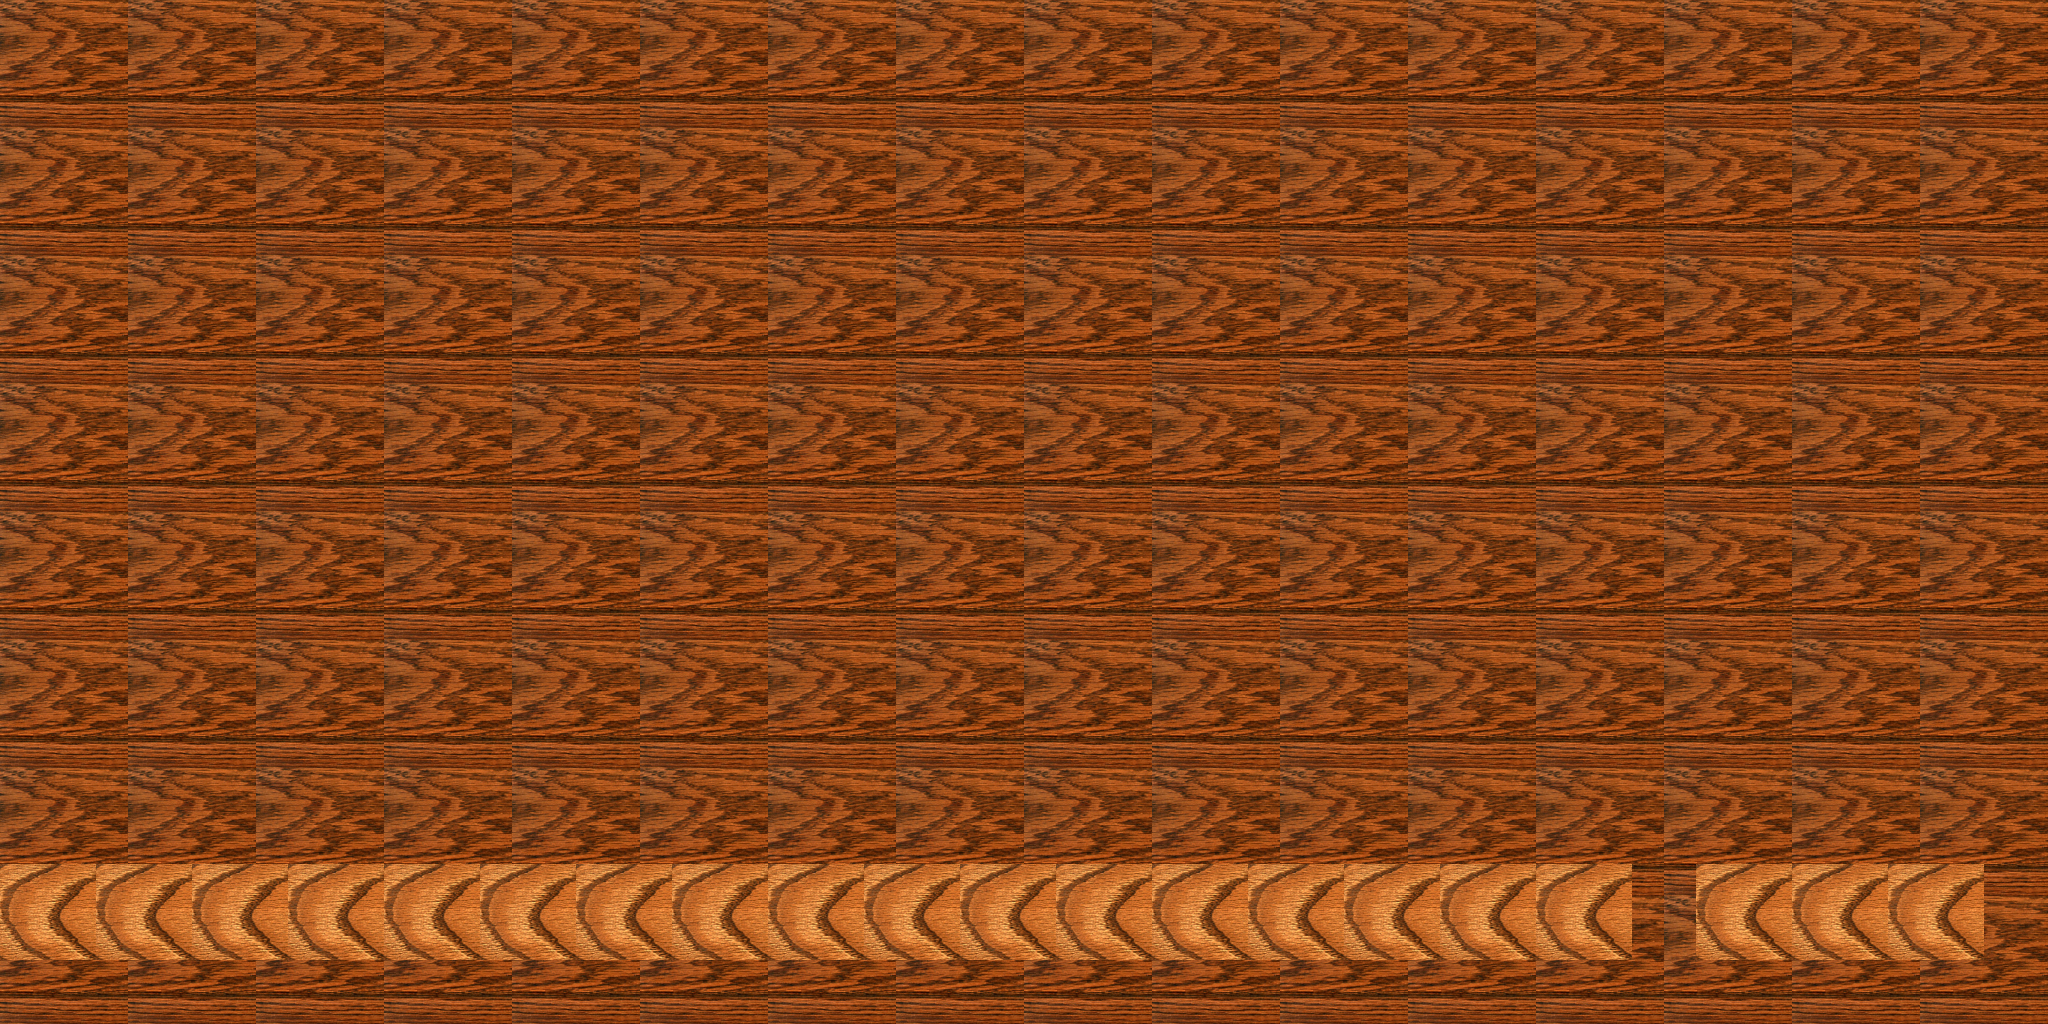

A level layout from a 2D game, rendered from its tile map. Below: a short description, then the map file with tile-grid data replaced by summaries:
An orthogonal 64x32 tile map with 32x32 px tiles, 2 tile layers (background, barrier).

<map version="1.5" tiledversion="1.7.2" orientation="orthogonal" renderorder="right-down" width="64" height="32" tilewidth="32" tileheight="32" infinite="0" nextlayerid="3" nextobjectid="1">
 <tileset firstgid="1" source="wood floor.tsx" />
 <layer id="1" name="background" width="64" height="32">
  <data>[2048 cells, 2048 non-empty, 16 distinct tile ids]</data>
 </layer>
 <layer id="2" name="barrier" width="64" height="32">
  <data>[2048 cells, 180 non-empty, 9 distinct tile ids]</data>
 </layer>
</map>
